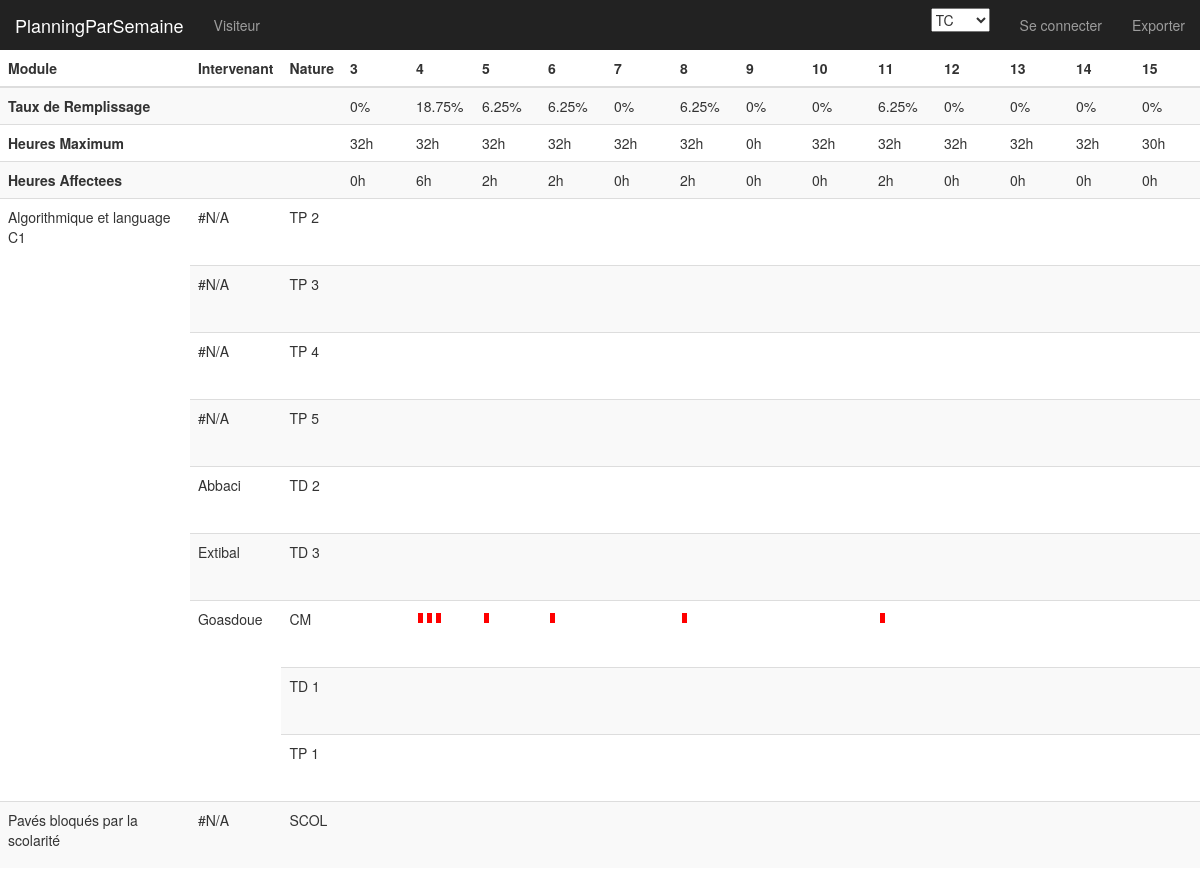
The app's page /planningParSemaine/controleur/index.php with its own data.
### tables this page shows
CREATE TABLE `semaine` (
  `semaine` int(11) unsigned NOT NULL,
  `nombreHeuresMax` int(11) unsigned NOT NULL,
  `description` varchar(50) DEFAULT NULL,
  PRIMARY KEY (`semaine`)
);

CREATE TABLE `module` (
  `module` varchar(20) NOT NULL COMMENT 'identifiant du module',
  `public` varchar(20) NOT NULL COMMENT 'Formation, à choisir parmi {par exemple, EII2, TC, Commun IMR1-EII2}',
  `semestre` varchar(10) NOT NULL DEFAULT 'S1' COMMENT 'Semestre EIO ou période IMR',
  `libelle` varchar(50) NOT NULL COMMENT 'Label (nom long) du module',
  `responsable` varchar(10) DEFAULT NULL COMMENT 'Responsable du module (FK vers login de user)',
  PRIMARY KEY (`module`),
  KEY `FK_module_responsable_idx` (`responsable`),
  CONSTRAINT `FK_enseignants` FOREIGN KEY (`responsable`) REFERENCES `enseignant` (`login`) ON DELETE NO ACTION ON UPDATE NO ACTION
);

### planningParSemaine/controleur/index.php (called while the page is built, shortened)
<?php
	$logged = $_SESSION['logged'];
	$edit=false;
	require_once('../modele/get_promo.php');
	$Tabpromo =get_promo();
	if(!isset($_POST["promo"]))
		$promo = 'TC';
	else
		$promo = $_POST["promo"];
	require_once('../modele/query.php');
	$tabSemaine=Array();
while( $enregistrement = $select->fetch() )
{
  $tabSemaine[$enregistrement->semaine]=Array("semaine"=>$enregistrement->semaine,"heuresAffectees"=>$enregistrement->heuresAffectees,"nombreHeuresMax"=>$enregistrement->nombreHeuresMax);
}
	require_once("../vue/index.php");
	?>

### planningParSemaine/modele/get_promo.php (called while the page is built)
<?php
function get_promo()
{
	$xml=simplexml_load_file("../modele/responsables.xml") or die("Error: Cannot create object");
	$result = $xml->xpath('//promo');
	foreach($result as $value){
		$promo[] = (String) $value;
	}
	return $promo;
}

### planningParSemaine/modele/query.php (called while the page is built, shortened)
<?php
	require_once('../modele/conf/connexion.php');
$select = $connection->prepare("select semaine.semaine, ifnull(sum(nbHeures),0) AS `heuresAffectees`,public, nombreHeuresMax  from affectationsemaine join module on(affectationsemaine.module = module.module and (public like :public or public ='Tous') and partie like if(public like '%commun%',if(partie like '%TD%',:public,partie),partie)) right join semaine on(affectationsemaine.semaine = semaine.semaine)   group by semaine.semaine");
$select->execute(Array('public'=>'%'.$promo.'%'));
$select2->execute(Array('promo'=>'%'.$promo.'%'));
?>

### planningParSemaine/vue/index.php (the view, shortened to what this page needs)
<!DOCTYPE html>
<html lang="en">
  <head>
    <link href="../vue/css/bootstrap.min.css" rel="stylesheet">
    <link href="../vue/css/dashboard.css" rel="stylesheet">
  </head>
  <body>
    <nav class="navbar navbar-inverse navbar-fixed-top">
      <div class="container-fluid">
        <div class="navbar-header">
          <a class="navbar-brand" href="#">PlanningParSemaine </a>
        </div>
        <div id="navbar" class="navbar-collapse collapse">
		  <ul class="nav navbar-nav navbar-left">
			<li><a>
			<?php
				if($logged){
					echo $_SESSION['nom']." ".$_SESSION['prenom'];
				}
				else{
					echo "Visiteur";
				}
			?>
			</a></li>
		  </ul>
          <ul class="nav navbar-nav navbar-right">
		   <?php
			if($logged){
				echo '
					<li class="dropdown">
              <a href="" class="dropdown-toggle" data-toggle="dropdown" role="button" aria-expanded="false">Mon Profil<span class="caret"></span></a>
              <ul class="dropdown-menu" role="menu">
                <li><a href="editmdp.php">Editer mon MDP</a></li>
                <li><a href="editmail.php">Editer mon @</a></li>
                <li class="divider"></li>
                <li><a href="logout.php">Se deconnecter</a></li>
              </ul>
            </li>
				';
				echo "<li><a href='charges.php'>Charges Prof</a></li>";
			}
			else{
				echo "<li><a href='login.php'>Se connecter</a></li>";
            }
            ?>
			<li><a href='export.php'>Exporter</a></li>
          </ul>
          <form class="navbar-form navbar-right" method="post" action="./index.php">
            <select name="promo" onchange="this.form.submit();">
					<?php
					foreach($Tabpromo as $cle => $valeur){
						if($promo ==$valeur)
							echo "<option selected='selected'>".$valeur."</option>";
						else
							echo "<option>".$valeur."</option>";
					}
					?>
			</select>
          </form>
        </div>
      </div>
    </nav>
    <div class="container-fluid">
      <div class="row">
		<div class="table-responsive">
            <table class="table table-striped">
              <thead>
                <tr>
                  <th>Module</th>
                  <th>Intervenant</th>
                  <th>Nature</th>
                  <?php
					foreach($tabSemaine as  $key=>$value){
						echo "<th>".$value["semaine"]."</th>";
					}
					?>
                </tr>
              </thead>
              <tbody>
				<?php
				if($logged && $edit){
					echo "<tr><th>Taux de Remplissage</th><td/><td/><td/>";
				}
				else {
					echo "<tr><th>Taux de Remplissage</th><td/><td/>";
				}
				foreach($tabSemaine as  $key=>$value){
						$i=$value["semaine"];
						if($value["nombreHeuresMax"]!=0){
							$taux_remplissage=$value["heuresAffectees"]/$value["nombreHeuresMax"]*100;
						}
						else {
							$taux_remplissage = 0;
						}
						echo "<td class='TR' id='TR_".$i."'>".$taux_remplissage."%</td>";
					}
					echo "</tr>";
				if($logged && $edit){
					echo "<tr><th>Heures Maximum</th><td/><td/><td/>";
				}
				else {
					echo "<tr><th>Heures Maximum</th><td/><td/>";
				}
				foreach($tabSemaine as  $key=>$value){
						$i=$value["semaine"];
						echo "<td class='HM' id='HM_".$i."'>".$value["nombreHeuresMax"]."h</td>";
					}
					echo "</tr>";
				if($logged && $edit){
					echo "<tr><th>Heures Affectees</th><td/><td/><td/>";
				}
				else {
					echo "<tr><th>Heures Affectees</th><td/><td/>";
				}
				foreach($tabSemaine as  $key=>$value){
						$i=$value["semaine"];
						echo "<td class='HA' id='HA_".$i."'>".$value["heuresAffectees"]."h</td>";
					}
					echo "</tr>";
			     $finsemaine = end($tabSemaine);
				 $finsemaine =  $finsemaine["semaine"];
				 $once = false;
				 $c1=1;
				 $c2=1;
				 while( $enregistrement = $select2->fetch() )
					{
					echo "<tr>";
					if(!$once){
						$heuresRestantes = $enregistrement->heuresRestantes;
						$libelle=$enregistrement->libelle;
						$r1=$enregistrement->r1;
						$nom=$enregistrement->nom;
						$r2=$enregistrement->r2;
						$partie=$enregistrement->partie;
						$module=$enregistrement->module;
						$enseignant=$enregistrement->enseignant;
						if($enregistrement->groupe ==1){
							$groupe = "GROUPE";
						}
						else{
							$groupe = "NORMAL";
						}
						if($nom ==Null){
							$nom ="#N/A";
							$enseignant = "NULL";
						}
						if($r2 ==0){
							$r2=1;
						}
						if($c1==1){
							 echo "<td rowspan='".$r1."'>".$libelle."</td>";
						}
						if($c2==1){
							 echo "<td rowspan='".$r2."'>".$nom."</td>";
						}
						echo "<td class=\"type\">".$partie."</td>";
						if($edit){
							echo "<td id=\"".$module."_".$enseignant."_".$partie."\" class=\"quantity\">";
							for($j=1;$j<=$heuresRestantes/2;$j++){
									echo "<div class=\"course\" id=\"".$module."_".$enseignant."_".$partie."_"."item".$j."_".$groupe."\" draggable=\"true\"></div>";
								}
							if($heuresRestantes %2 ==1){
								echo "<div class=\"course\" id=\"".$module."_".$enseignant."_".$partie."_"."half".$j."_".$groupe."\" draggable=\"true\" style=\"background-color:blue\"></div>";
								$j++;
							}
							echo "</td>";
						}
						else{
							$j=0;
						}
						$once=true;
						}
					do{
						$semaine=$enregistrement->semaine;
						$nbHeures=$enregistrement->nbHeures;
						echo "<td> <div class='week' id='".$module."_".$enseignant."_".$partie."_".$semaine."'>";
						if($nbHeures != Null){
							for($k=1;$k<=$nbHeures/2;$k++){
								$j++;
								echo "<div class=\"course\" id=\"".$module."_".$enseignant."_".$partie."_"."item".$j."_".$groupe."\" draggable=\"true\"></div>";
							}
						}
						echo "</div></td>";
						if($semaine < $finsemaine)
							$enregistrement = $select2->fetch();
					}
					while($semaine<$finsemaine);
					$once = false;
					$c1++;
					$c2++;
					if($c1>$r1){
						$c1=1;
					}
					if($c2>$r2){
						$c2=1;
					}
					echo "</tr>";
					}
				?>
              </tbody>
            </table>
          </div>
        </div>
    </div>
  </body>
</html>

### planningParSemaine/vue/css/dashboard.css (style rules this page uses)
body { padding-top: 50px; }
.navbar-fixed-top { border: 0; }

### planningParSemaine/vue/index.php (style rules this page uses)
div.course { height:10px; width:5px; background:red; margin:2px; display:inline-block; }
div.week { height:50px; width:50px; }

### records on screen
semaine: semaine "3", taux_remplissage "0", nombreHeuresMax "32", heuresAffectees "0"
semaine: semaine "4", taux_remplissage "18.75", nombreHeuresMax "32", heuresAffectees "6"
semaine: semaine "5", taux_remplissage "6.25", nombreHeuresMax "32", heuresAffectees "2"
semaine: semaine "6", taux_remplissage "6.25", nombreHeuresMax "32", heuresAffectees "2"
semaine: semaine "7", taux_remplissage "0", nombreHeuresMax "32", heuresAffectees "0"
semaine: semaine "8", taux_remplissage "6.25", nombreHeuresMax "32", heuresAffectees "2"
semaine: semaine "9", nombreHeuresMax "0", heuresAffectees "0"
semaine: semaine "10", taux_remplissage "0", nombreHeuresMax "32", heuresAffectees "0"
semaine: semaine "11", taux_remplissage "6.25", nombreHeuresMax "32", heuresAffectees "2"
semaine: semaine "12", taux_remplissage "0", nombreHeuresMax "32", heuresAffectees "0"
semaine: semaine "13", taux_remplissage "0", nombreHeuresMax "32", heuresAffectees "0"
semaine: semaine "14", taux_remplissage "0", nombreHeuresMax "32", heuresAffectees "0"
semaine: semaine "15", taux_remplissage "0", nombreHeuresMax "30", heuresAffectees "0"
module: libelle "Algorithmique et language C1", nom "#N/A", partie "TP 2", partie "TP 3", partie "TP 4", partie "TP 5", nom "Abbaci", partie "TD 2", nom "Extibal", partie "TD 3", nom "Goasdoue", partie "CM", partie "TD 1", partie "TP 1"
module: libelle "Pavés bloqués par la scolarité", nom "#N/A", partie "SCOL"

### other values on screen
form field promo "TC"
